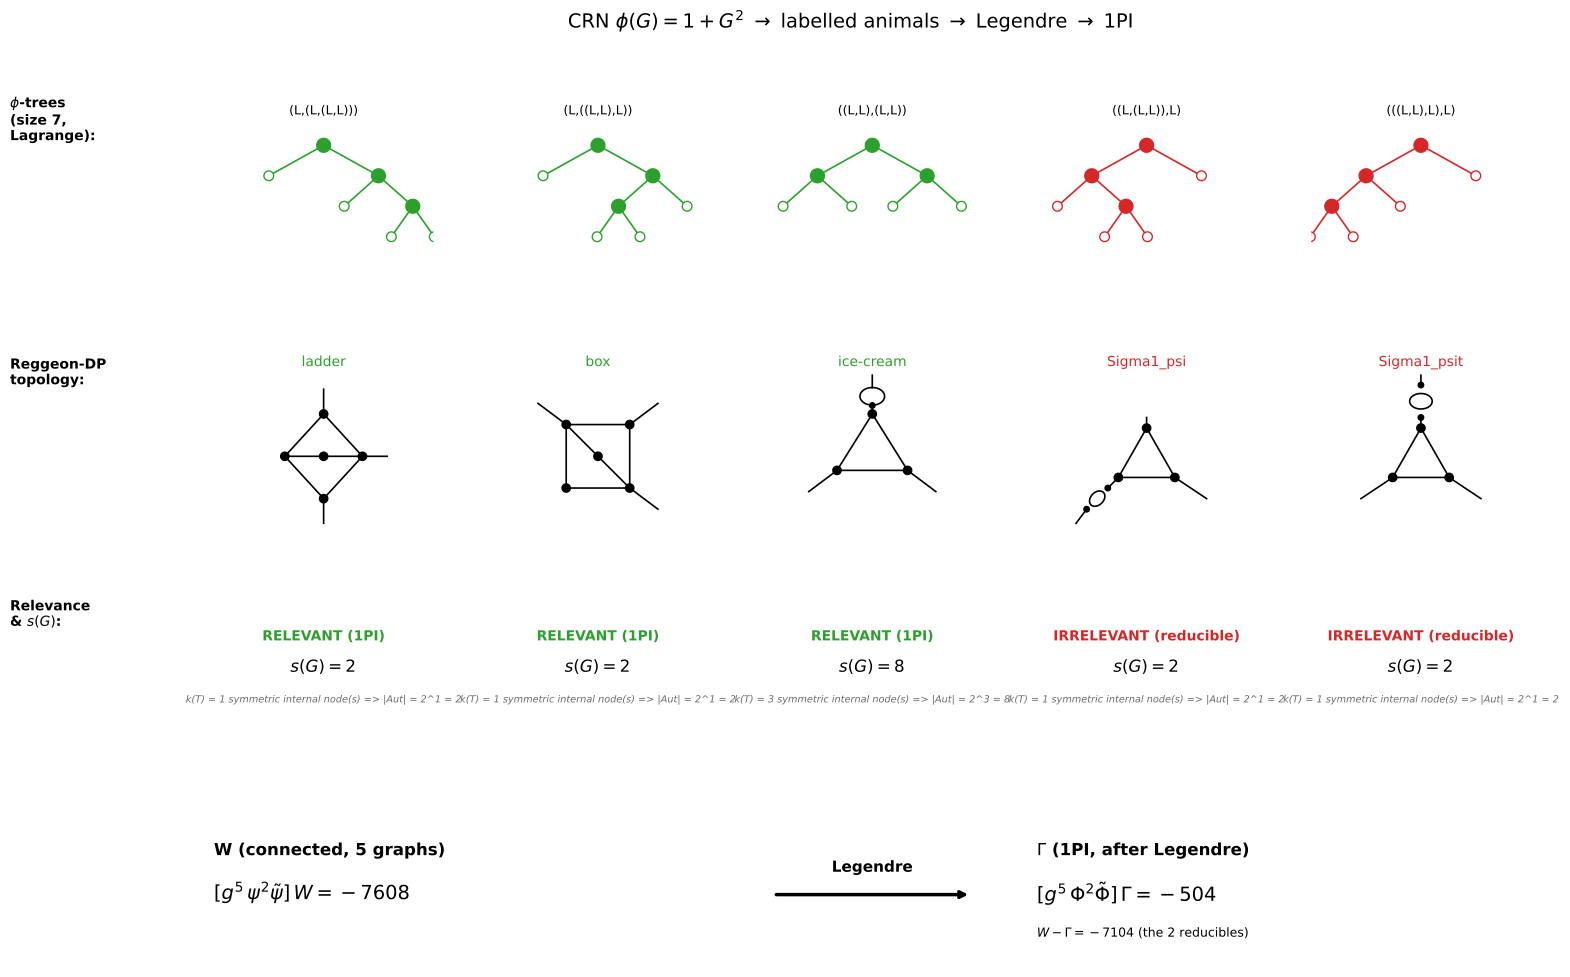

Source code (Python):
"""POC: CRN -> labelled animals -> Legendre, pictorial.

Thin wrapper around the rdft.crn API. Enumerates plane phi-trees of size 7
(the 5 connected 2-loop vertex topologies of Reggeon DP), classifies them
1PI vs reducible from the shape string, and renders a multi-panel figure
showing the W -> Gamma transition.

Output: poc_topologies.pdf
"""
import matplotlib.pyplot as plt
import matplotlib.patches as mpatches
from matplotlib.gridspec import GridSpec

from rdft.crn.enumerator import enumerate_phi_trees, diagram_from_phi_tree

# The Legendre coefficients are fixed AC outputs; re-running the symbolic
# transform here is wasteful. They are recomputed and asserted by the
# dedicated poc_legendre.py script. Hard-coding them keeps this drawing
# script fast.
W_g5_psi2psit = -7608   # = legendre_reggeon_dp(5,4).W_coef(2,1,5)
Gamma_g5_Phi2Phit = -504  # = legendre_reggeon_dp(5,4).Gamma_coef(2,1,5)


# Reggeon-graph drawing primitives (kept here, since they are presentation-only)
def draw_phi_tree(ax, shape: str, x=0.5, y=0.85, dx=0.5, dy=0.18, color="black"):
    def _parse(s):
        s = s.replace(" ", "")
        if s == "L":
            return None
        depth = 0
        inner = s[1:-1]
        for i, c in enumerate(inner):
            if c == "(": depth += 1
            elif c == ")": depth -= 1
            elif c == "," and depth == 0:
                return (inner[:i], inner[i+1:])
        return None

    def _height(s):
        if s == "L":
            return 1
        a, b = _parse(s)
        return 1 + max(_height(a), _height(b))

    def _draw(s, x, y, dx):
        if s == "L":
            ax.plot(x, y, marker='o', markersize=7, color=color, mfc='white', mec=color)
            return
        ax.plot(x, y, marker='o', markersize=10, color=color, mfc=color)
        a, b = _parse(s)
        if a is not None:
            lx, ly = x - dx / 2, y - dy
            ax.plot([x, lx], [y, ly], color=color, lw=1.2)
            _draw(a, lx, ly, dx / 1.6)
        if b is not None:
            rx, ry = x + dx / 2, y - dy
            ax.plot([x, rx], [y, ry], color=color, lw=1.2)
            _draw(b, rx, ry, dx / 1.6)

    _draw(shape, x, y, dx)


def draw_reggeon_topology(ax, name: str):
    ax.set_xlim(-1.2, 1.2); ax.set_ylim(-1.2, 1.2); ax.set_aspect("equal"); ax.axis("off")
    if name == "ice-cream":
        v = [(0, 0.6), (-0.5, -0.2), (0.5, -0.2)]
        for i in range(3):
            ax.plot([v[i][0], v[(i+1)%3][0]], [v[i][1], v[(i+1)%3][1]], 'k-', lw=1.2)
        for vx, vy in v: ax.plot(vx, vy, 'ko', ms=6)
        ax.add_patch(mpatches.Ellipse((0, 0.85), 0.35, 0.25, fill=False, lw=1.2))
        ax.plot([0, 0], [0.6, 0.72], 'k-', lw=1.2); ax.plot(0, 0.72, 'ko', ms=4)
        ax.plot([-0.5, -0.9], [-0.2, -0.5], 'k-', lw=1.2)
        ax.plot([0.5, 0.9], [-0.2, -0.5], 'k-', lw=1.2)
        ax.plot([0, 0], [0.97, 1.15], 'k-', lw=1.2)
    elif name == "box":
        v = [(-0.45, 0.45), (0.45, 0.45), (0.45, -0.45), (-0.45, -0.45)]
        for i in range(4):
            ax.plot([v[i][0], v[(i+1)%4][0]], [v[i][1], v[(i+1)%4][1]], 'k-', lw=1.2)
        ax.plot(0, 0, 'ko', ms=6)
        ax.plot([v[0][0], 0], [v[0][1], 0], 'k-', lw=1.2)
        ax.plot([v[2][0], 0], [v[2][1], 0], 'k-', lw=1.2)
        for vx, vy in v: ax.plot(vx, vy, 'ko', ms=6)
        ax.plot([-0.45, -0.85], [0.45, 0.75], 'k-', lw=1.2)
        ax.plot([0.45, 0.85], [0.45, 0.75], 'k-', lw=1.2)
        ax.plot([0.45, 0.85], [-0.45, -0.75], 'k-', lw=1.2)
    elif name == "ladder":
        v0, v1, v2, v3, vc = (0,0.6),(-0.55,0),(0.55,0),(0,-0.6),(0,0)
        for a, b in [(v0,v1),(v0,v2),(v3,v1),(v3,v2),(v1,vc),(vc,v2)]:
            ax.plot([a[0],b[0]], [a[1],b[1]], 'k-', lw=1.2)
        for vx, vy in [v0, v1, v2, v3, vc]: ax.plot(vx, vy, 'ko', ms=6)
        ax.plot([v0[0], v0[0]], [v0[1], v0[1]+0.35], 'k-', lw=1.2)
        ax.plot([v3[0], v3[0]], [v3[1], v3[1]-0.35], 'k-', lw=1.2)
        ax.plot([v2[0], v2[0]+0.35], [v2[1], v2[1]], 'k-', lw=1.2)
    elif name == "Sigma1_psi":
        v = [(0, 0.4), (-0.4, -0.3), (0.4, -0.3)]
        for i in range(3):
            ax.plot([v[i][0], v[(i+1)%3][0]], [v[i][1], v[(i+1)%3][1]], 'k-', lw=1.2)
        for vx, vy in v: ax.plot(vx, vy, 'ko', ms=6)
        ax.plot([0, 0], [0.4, 0.55], 'k-', lw=1.2)
        ax.plot([-0.4, -0.55], [-0.3, -0.45], 'k-', lw=1.2)
        ax.add_patch(mpatches.Ellipse((-0.7, -0.6), 0.25, 0.18, angle=45, fill=False, lw=1.2))
        ax.plot(-0.55, -0.45, 'ko', ms=4); ax.plot(-0.85, -0.75, 'ko', ms=4)
        ax.plot([-0.85, -1.0], [-0.75, -0.95], 'k-', lw=1.2)
        ax.plot([0.4, 0.85], [-0.3, -0.6], 'k-', lw=1.2)
    elif name == "Sigma1_psit":
        v = [(0, 0.4), (-0.4, -0.3), (0.4, -0.3)]
        for i in range(3):
            ax.plot([v[i][0], v[(i+1)%3][0]], [v[i][1], v[(i+1)%3][1]], 'k-', lw=1.2)
        for vx, vy in v: ax.plot(vx, vy, 'ko', ms=6)
        ax.plot([0, 0], [0.4, 0.55], 'k-', lw=1.2)
        ax.add_patch(mpatches.Ellipse((0, 0.78), 0.32, 0.22, fill=False, lw=1.2))
        ax.plot(0, 0.55, 'ko', ms=4); ax.plot(0, 1.01, 'ko', ms=4)
        ax.plot([0, 0], [1.01, 1.15], 'k-', lw=1.2)
        ax.plot([-0.4, -0.85], [-0.3, -0.6], 'k-', lw=1.2)
        ax.plot([0.4, 0.85], [-0.3, -0.6], 'k-', lw=1.2)


def main():
    diagrams = [diagram_from_phi_tree(s) for s in enumerate_phi_trees(7)]
    assert len(diagrams) == 5

    W_3pt = W_g5_psi2psit
    Gamma_3pt = Gamma_g5_Phi2Phit

    fig = plt.figure(figsize=(17, 11))
    fig.suptitle(r"CRN $\phi(G)=1+G^2$ $\to$ labelled animals $\to$ Legendre $\to$ 1PI",
                 fontsize=14, y=0.98)
    gs = GridSpec(4, 5, figure=fig, height_ratios=[1.3, 1.3, 1.0, 1.0],
                  hspace=0.55, wspace=0.25)

    for i, d in enumerate(diagrams):
        col_color = "tab:green" if d.is_1PI else "tab:red"
        ax_tree = fig.add_subplot(gs[0, i])
        ax_tree.set_xlim(0, 1); ax_tree.set_ylim(0, 1); ax_tree.axis("off")
        draw_phi_tree(ax_tree, d.shape, x=0.5, y=0.85, dx=0.5, dy=0.18, color=col_color)
        ax_tree.set_title(d.shape, fontsize=9, pad=4)

        ax_graph = fig.add_subplot(gs[1, i])
        draw_reggeon_topology(ax_graph, d.topology)
        ax_graph.set_title(d.topology, fontsize=10, color=col_color, pad=4)

        ax_ann = fig.add_subplot(gs[2, i])
        ax_ann.axis("off"); ax_ann.set_xlim(0, 1); ax_ann.set_ylim(0, 1)
        verdict = "RELEVANT (1PI)" if d.is_1PI else "IRRELEVANT (reducible)"
        ax_ann.text(0.5, 0.95, verdict, ha='center', va='top',
                    fontsize=10, fontweight='bold', color=col_color, transform=ax_ann.transAxes)
        ax_ann.text(0.5, 0.72, fr"$s(G)={d.s_aut}$", ha='center', va='top',
                    fontsize=12, transform=ax_ann.transAxes)
        # Pull the |Aut| lineage from the diagram itself
        aut_note = next((p.detail for p in d.lineage if "|Aut|" in p.detail or "2^k" in p.detail),
                        f"|Aut| from phi-tree shape")
        ax_ann.text(0.5, 0.45, aut_note, ha='center', va='top', fontsize=7,
                    color='dimgray', wrap=True, transform=ax_ann.transAxes, style='italic')

    # Bottom row: W vs Gamma
    ax_W = fig.add_subplot(gs[3, 0:2])
    ax_W.axis("off")
    ax_W.text(0.0, 0.95, "W (connected, 5 graphs)", fontsize=12, fontweight='bold',
              transform=ax_W.transAxes, va='top')
    ax_W.text(0.0, 0.65, fr"$[g^5\,\psi^2\tilde\psi]\,W = {W_3pt}$",
              fontsize=14, transform=ax_W.transAxes, va='top')

    ax_arrow = fig.add_subplot(gs[3, 2]); ax_arrow.axis("off")
    ax_arrow.annotate("", xy=(0.95, 0.55), xytext=(0.05, 0.55), xycoords='axes fraction',
                      arrowprops=dict(arrowstyle="->", lw=2.5, color='black'))
    ax_arrow.text(0.5, 0.7, "Legendre", fontsize=11, fontweight='bold',
                  ha='center', va='bottom', transform=ax_arrow.transAxes)

    ax_G = fig.add_subplot(gs[3, 3:5]); ax_G.axis("off")
    ax_G.text(0.0, 0.95, r"$\Gamma$ (1PI, after Legendre)", fontsize=12, fontweight='bold',
              transform=ax_G.transAxes, va='top')
    ax_G.text(0.0, 0.65, fr"$[g^5\,\Phi^2\tilde\Phi]\,\Gamma = {Gamma_3pt}$",
              fontsize=14, transform=ax_G.transAxes, va='top')
    ax_G.text(0.0, 0.30, fr"$W-\Gamma = {W_3pt - Gamma_3pt}$ (the 2 reducibles)",
              fontsize=9, transform=ax_G.transAxes, va='top')

    fig.text(0.005, 0.88, r"$\phi$-trees" + "\n(size 7,\nLagrange):",
             fontsize=10, fontweight='bold', va='center')
    fig.text(0.005, 0.65, "Reggeon-DP\ntopology:",
             fontsize=10, fontweight='bold', va='center')
    fig.text(0.005, 0.43, "Relevance\n& $s(G)$:",
             fontsize=10, fontweight='bold', va='center')

    out = "poc_topologies.pdf"
    plt.savefig(out, dpi=120, bbox_inches='tight')
    print(f"Saved {out}")

    # Console summary
    print()
    print(f"  W:     [g^5 psi^2 psi-tilde]  = {W_3pt}")
    print(f"  Gamma: [g^5 Phi^2 Phi-tilde]  = {Gamma_3pt}")
    print(f"  Diff                          = {W_3pt - Gamma_3pt}")


if __name__ == "__main__":
    main()
